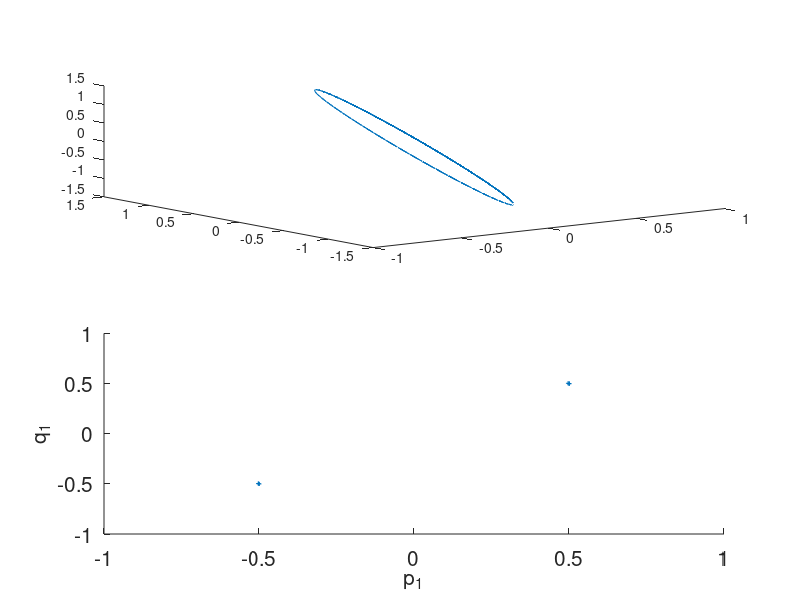

This chart was generated by the following MATLAB code:
% Programs 15e - Phase portraits for Hamiltonian systems with two degrees of freedom.
% Chapter 15 - Poincare Maps and Nonautonomous Systems in the Plane.
% Copyright Springer 2014. Stephen Lynch.

% Periodic behavior (Fig. 15.5 (a) and (b)).
deq=@(t,p) [-2*p(3);-2*p(4);2*p(1);2*p(2)]
options=odeset('RelTol',1e-4,'AbsTol',1e-4);
[t,pp]=ode45(deq,[0 100],[.5,1.5,.5,0],options);

% A 3-dimensional projection.
subplot(2,1,1)
fsize=15;
plot3(pp(:,1),pp(:,2),pp(:,4))


% A 2-dimensional projection.
k=0;p1_0=zeros(1,10^6);q1_0=zeros(1,10^6);
for n=1:1000
    if abs(pp(n,4))<0.01
        k=k+1;
        p1_0(k)=pp(n,1);
        q1_0(k)=pp(n,3);       
    end
end

subplot(2,1,2)
hold on
axis([-1 1 -1 1])
set(gca,'XTick',-1:.5:1,'FontSize',fsize)
set(gca,'YTick',-1:.5:1,'FontSize',fsize)
xlabel('p_1','FontSize',fsize)
ylabel('q_1','FontSize',fsize)
plot(p1_0(1:k),q1_0(1:k),'+','MarkerSize',3)
hold off

% End of Programs 15e.
